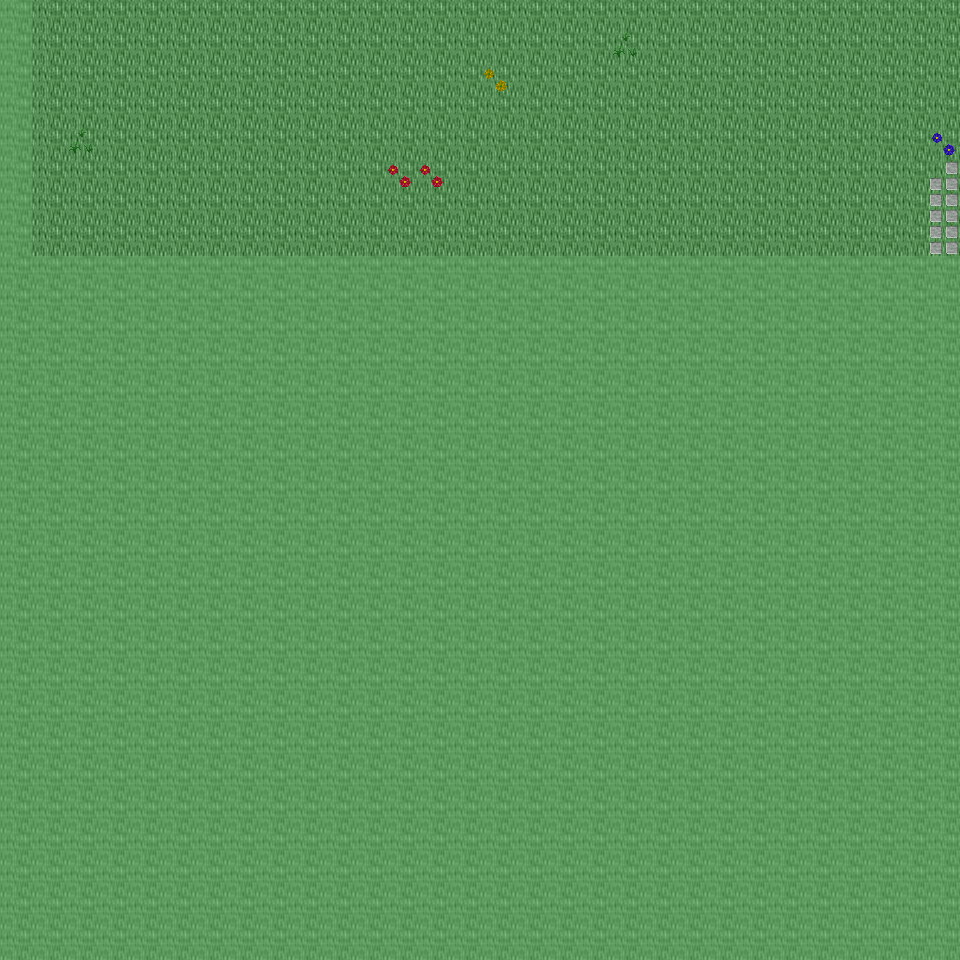

A level layout from a 2D game, rendered from its tile map. Below: a short description, then the map file with tile-grid data replaced by summaries:
An orthogonal 30x30 tile map with 32x32 px tiles, 6 tile layers (Ground, Object, Object2, Above, ...), 24 tilesets and 2 objects (2x mapchange).

<map version="1.0" orientation="orthogonal" renderorder="right-down" width="30" height="30" tilewidth="32" tileheight="32" nextobjectid="3">
  <tileset firstgid="1" name="tileset_ground_ground" tilewidth="32" tileheight="32" tilecount="33" columns="3">
    <image source="../drawable/tileset_ground_ground.png" width="96" height="352" />
  </tileset>
  <tileset firstgid="34" name="tileset_ground_water_pool" tilewidth="32" tileheight="32" tilecount="72" columns="3">
    <image source="../drawable/tileset_ground_water_pool.png" width="96" height="768" />
  </tileset>
  <tileset firstgid="106" name="tileset_ground_earth_edges" tilewidth="32" tileheight="32" tilecount="18" columns="6">
    <image source="../drawable/tileset_ground_earth_edges.png" width="192" height="96" />
  </tileset>
  <tileset firstgid="124" name="tileset_ground_grass_edges" tilewidth="32" tileheight="32" tilecount="36" columns="12">
    <image source="../drawable/tileset_ground_grass_edges.png" width="384" height="96" />
  </tileset>
  <tileset firstgid="160" name="tileset_ground_grass_corners" tilewidth="32" tileheight="32" tilecount="24" columns="6">
    <image source="../drawable/tileset_ground_grass_corners.png" width="192" height="128" />
  </tileset>
  <tileset firstgid="184" name="tileset_ground_water_pool_corners" tilewidth="32" tileheight="32" tilecount="72" columns="3">
    <image source="../drawable/tileset_ground_water_pool_corners.png" width="96" height="768" />
  </tileset>
  <tileset firstgid="256" name="tileset_furniture_carpet_carpets" tilewidth="32" tileheight="32" tilecount="8" columns="4">
    <image source="../drawable/tileset_furniture_carpet_carpets.png" width="128" height="64" />
  </tileset>
  <tileset firstgid="264" name="tileset_ground_ridge_earth_dark" tilewidth="32" tileheight="32" tilecount="96" columns="12">
    <image source="../drawable/tileset_ground_ridge_earth_dark.png" width="384" height="256" />
  </tileset>
  <tileset firstgid="360" name="tileset_ground_ridge_earth_pale" tilewidth="32" tileheight="32" tilecount="96" columns="12">
    <image source="../drawable/tileset_ground_ridge_earth_pale.png" width="384" height="256" />
  </tileset>
  <tileset firstgid="456" name="tileset_plant_grasses" tilewidth="32" tileheight="32" tilecount="6" columns="3">
    <image source="../drawable/tileset_plant_grasses.png" width="96" height="64" />
  </tileset>
  <tileset firstgid="462" name="tileset_plant_flower_daisy_red" tilewidth="32" tileheight="32" tilecount="8" columns="2">
    <image source="../drawable/tileset_plant_flower_daisy_red.png" width="64" height="128" />
  </tileset>
  <tileset firstgid="470" name="tileset_plant_flower_daisy_blue" tilewidth="32" tileheight="32" tilecount="8" columns="2">
    <image source="../drawable/tileset_plant_flower_daisy_blue.png" width="64" height="128" />
  </tileset>
  <tileset firstgid="478" name="tileset_plant_flower_daisy_yellow" tilewidth="32" tileheight="32" tilecount="8" columns="2">
    <image source="../drawable/tileset_plant_flower_daisy_yellow.png" width="64" height="128" />
  </tileset>
  <tileset firstgid="486" name="tileset_plant_bush_bushes" tilewidth="32" tileheight="32" tilecount="10" columns="5">
    <image source="../drawable/tileset_plant_bush_bushes.png" width="160" height="64" />
  </tileset>
  <tileset firstgid="496" name="tileset_furniture_table_long_side_on_pale" tilewidth="32" tileheight="32" tilecount="3" columns="3">
    <image source="../drawable/tileset_furniture_table_long_side_on_pale.png" width="96" height="32" />
  </tileset>
  <tileset firstgid="499" name="tileset_plant_stump_small_stump" tilewidth="32" tileheight="32" tilecount="4" columns="2">
    <image source="../drawable/tileset_plant_stump_small_stump.png" width="64" height="64" />
  </tileset>
  <tileset firstgid="503" name="tileset_ground_rock_rocks_2" tilewidth="32" tileheight="32" tilecount="4" columns="2">
    <image source="../drawable/tileset_ground_rock_rocks_2.png" width="64" height="64" />
  </tileset>
  <tileset firstgid="507" name="tileset_ground_ladder_vertical_dark" tilewidth="32" tileheight="32" tilecount="3" columns="3">
    <image source="../drawable/tileset_ground_ladder_vertical_dark.png" width="96" height="32" />
  </tileset>
  <tileset firstgid="510" name="tileset_item_statue_green_stone" tilewidth="32" tileheight="32" tilecount="12" columns="4">
    <image source="../drawable/tileset_item_statue_green_stone.png" width="128" height="96" />
  </tileset>
  <tileset firstgid="522" name="tileset_logic_collision" tilewidth="32" tileheight="32" tilecount="1" columns="1">
    <image source="../drawable/tileset_logic_collision.png" width="32" height="32" />
  </tileset>
  <tileset firstgid="523" name="tileset_furniture_table_long_front_on_pale" tilewidth="32" tileheight="32" tilecount="3" columns="1">
    <image source="../drawable/tileset_furniture_table_long_front_on_pale.png" width="32" height="96" />
  </tileset>
  <tileset firstgid="526" name="tileset_furniture_light_flames" tilewidth="32" tileheight="32" tilecount="6" columns="6">
    <image source="../drawable/tileset_furniture_light_flames.png" width="192" height="32" />
  </tileset>
  <tileset firstgid="532" name="tileset_ground_green_paving" tilewidth="32" tileheight="32" tilecount="18" columns="3">
    <image source="../drawable/tileset_ground_green_paving.png" width="96" height="192" />
  </tileset>
  <tileset firstgid="550" name="tileset_building_castle" tilewidth="32" tileheight="32" tilecount="320" columns="20">
    <image source="../drawable/tileset_building_castle.png" width="640" height="512" />
  </tileset>
  <layer name="Ground" width="30" height="30">
    <data>[900 cells, 240 non-empty, 1 distinct tile ids]</data>
  </layer>
  <layer name="Object" width="30" height="30">
    <data>[900 cells, 11 non-empty, 3 distinct tile ids]</data>
  </layer>
  <layer name="Object2" width="30" height="30">
    <data>[900 cells, 6 non-empty, 4 distinct tile ids]</data>
  </layer>
  <layer name="Above" width="30" height="30">
    <data>[900 cells, 0 non-empty, 0 distinct tile ids]</data>
  </layer>
  <layer name="Above2" width="30" height="30">
    <data>[900 cells, 0 non-empty, 0 distinct tile ids]</data>
  </layer>
  <layer name="Walkable" width="30" height="30">
    <data>[900 cells, 668 non-empty, 1 distinct tile ids]</data>
  </layer>
  <objectgroup name="MapEvents">
    <object id="1" name="north" type="mapchange" x="32" y="0" width="928" height="32">
      <properties>
        <property name="map" value="0_deniran_forest_n2_w_x0_y3" />
        <property name="place" value="south" />
      </properties>
    </object>
    <object id="2" name="east" type="mapchange" x="928" y="0" width="32" height="256">
      <properties>
        <property name="map" value="0_ados_mountain_n2_w2_x0_y4" />
        <property name="place" value="west" />
      </properties>
    </object>
  </objectgroup>
</map>
